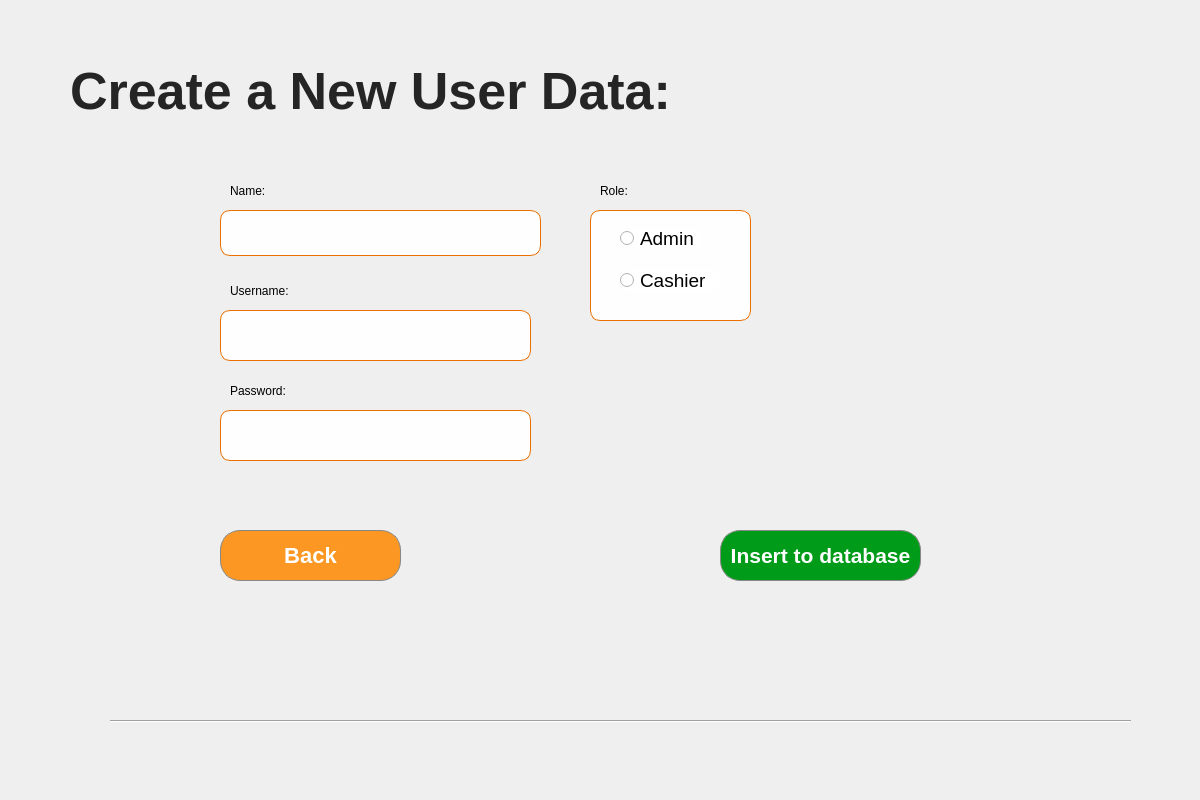
<?xml version="1.0" encoding="UTF-8"?>
<ui version="4.0">
 <class>Dialog</class>
 <widget class="QDialog" name="Dialog">
  <property name="geometry">
   <rect>
    <x>0</x>
    <y>0</y>
    <width>1200</width>
    <height>800</height>
   </rect>
  </property>
  <property name="windowTitle">
   <string>Dialog</string>
  </property>
  <widget class="QWidget" name="bgwidget" native="true">
   <property name="geometry">
    <rect>
     <x>0</x>
     <y>0</y>
     <width>1200</width>
     <height>800</height>
    </rect>
   </property>
   <property name="layoutDirection">
    <enum>Qt::LeftToRight</enum>
   </property>
   <property name="styleSheet">
    <string notr="true"/>
   </property>
   <widget class="QLabel" name="label">
    <property name="geometry">
     <rect>
      <x>70</x>
      <y>30</y>
      <width>711</width>
      <height>121</height>
     </rect>
    </property>
    <property name="layoutDirection">
     <enum>Qt::LeftToRight</enum>
    </property>
    <property name="styleSheet">
     <string notr="true">font-family:&quot;Inter&quot;;
font-size:52px;
font-weight:500;
color: rgba(0, 0,0, 215);</string>
    </property>
    <property name="text">
     <string>Create a New User Data:</string>
    </property>
    <property name="wordWrap">
     <bool>true</bool>
    </property>
   </widget>
   <widget class="QLabel" name="error">
    <property name="geometry">
     <rect>
      <x>220</x>
      <y>470</y>
      <width>501</width>
      <height>31</height>
     </rect>
    </property>
    <property name="styleSheet">
     <string notr="true">font: 11pt &quot;MS Shell Dlg 2&quot;;
color: rgb(255, 0, 0);</string>
    </property>
    <property name="text">
     <string/>
    </property>
   </widget>
   <widget class="QPushButton" name="backbtn">
    <property name="geometry">
     <rect>
      <x>220</x>
      <y>530</y>
      <width>181</width>
      <height>51</height>
     </rect>
    </property>
    <property name="styleSheet">
     <string notr="true">QPushButton{
	color: #FFFFFF;
    background-color: #FB9722;
    border: 1px solid #888888;
    border-radius: 20px;
	font-family: 'Inter';
    font-size: 22px;
    font-weight: 500;
}
QPushButton:hover {
	background-color: rgb(255, 167, 25);
}

QPushButton:pressed {
 	background-color: #FB9722;
}</string>
    </property>
    <property name="text">
     <string>Back</string>
    </property>
   </widget>
   <widget class="QPushButton" name="insertbtn">
    <property name="geometry">
     <rect>
      <x>720</x>
      <y>530</y>
      <width>201</width>
      <height>51</height>
     </rect>
    </property>
    <property name="styleSheet">
     <string notr="true">QPushButton{
	color: #FFFFFF;
    background-color: #009B19;
    border: 1px solid #888888;
    border-radius: 20px;
	font-family: 'Roboto';
    font-size: 21px;
    font-weight: 500;
}
QPushButton:hover {
	background-color: rgb(255, 167, 25);
}

QPushButton:pressed {
 	background-color: #FB9722;
}</string>
    </property>
    <property name="text">
     <string>Insert to database</string>
    </property>
   </widget>
   <widget class="QLineEdit" name="usernamefield">
    <property name="geometry">
     <rect>
      <x>220</x>
      <y>310</y>
      <width>311</width>
      <height>51</height>
     </rect>
    </property>
    <property name="styleSheet">
     <string notr="true">QLineEdit{
	padding-left: 25px;
    border-radius: 10px;
    border: 1px solid rgb(234, 112, 0);  
    background-color: rgba(255, 255, 255, 240);
    font-family: 'Roboto';
	font-size: 17px;
	font-weight: 400;
}

</string>
    </property>
   </widget>
   <widget class="QLineEdit" name="passwordfield">
    <property name="geometry">
     <rect>
      <x>220</x>
      <y>410</y>
      <width>311</width>
      <height>51</height>
     </rect>
    </property>
    <property name="styleSheet">
     <string notr="true">QLineEdit{
	padding-left: 25px;
    border-radius: 10px;
    border: 1px solid rgb(234, 112, 0);  
    background-color: rgba(255, 255, 255, 240);
    font-family: 'Roboto';
	font-size: 17px;
	font-weight: 400;
}

</string>
    </property>
    <property name="echoMode">
     <enum>QLineEdit::Password</enum>
    </property>
   </widget>
   <widget class="QLabel" name="label_3">
    <property name="geometry">
     <rect>
      <x>230</x>
      <y>180</y>
      <width>91</width>
      <height>21</height>
     </rect>
    </property>
    <property name="styleSheet">
     <string notr="true">font: 12pt &quot;MS Shell Dlg 2&quot;;</string>
    </property>
    <property name="text">
     <string>Name:</string>
    </property>
   </widget>
   <widget class="QLabel" name="label_4">
    <property name="geometry">
     <rect>
      <x>230</x>
      <y>280</y>
      <width>91</width>
      <height>21</height>
     </rect>
    </property>
    <property name="styleSheet">
     <string notr="true">font: 12pt &quot;MS Shell Dlg 2&quot;;</string>
    </property>
    <property name="text">
     <string>Username:</string>
    </property>
   </widget>
   <widget class="QLabel" name="label_5">
    <property name="geometry">
     <rect>
      <x>230</x>
      <y>380</y>
      <width>91</width>
      <height>21</height>
     </rect>
    </property>
    <property name="styleSheet">
     <string notr="true">font: 12pt &quot;MS Shell Dlg 2&quot;;</string>
    </property>
    <property name="text">
     <string>Password:</string>
    </property>
   </widget>
   <widget class="QGroupBox" name="groupBox">
    <property name="geometry">
     <rect>
      <x>590</x>
      <y>210</y>
      <width>161</width>
      <height>111</height>
     </rect>
    </property>
    <property name="styleSheet">
     <string notr="true">border-radius: 10px;
border: 1px solid rgb(234, 112, 0);  
background-color: rgba(255, 255, 255, 240);
font-family: 'Roboto';
font-size: 17px;
font-weight: 400;

</string>
    </property>
    <property name="title">
     <string/>
    </property>
    <widget class="QRadioButton" name="adminbtn">
     <property name="geometry">
      <rect>
       <x>30</x>
       <y>20</y>
       <width>82</width>
       <height>17</height>
      </rect>
     </property>
     <property name="styleSheet">
      <string notr="true">font-family:&quot;Roboto&quot;;
font-size:19px;
font-weight: 400;
border:none;</string>
     </property>
     <property name="text">
      <string>Admin</string>
     </property>
    </widget>
    <widget class="QRadioButton" name="cashierbtn">
     <property name="geometry">
      <rect>
       <x>30</x>
       <y>60</y>
       <width>101</width>
       <height>21</height>
      </rect>
     </property>
     <property name="styleSheet">
      <string notr="true">font-family:&quot;Roboto&quot;;
font-size:19px;
font-weight: 400;
border:none;</string>
     </property>
     <property name="text">
      <string>Cashier</string>
     </property>
    </widget>
   </widget>
   <widget class="QLabel" name="label_7">
    <property name="geometry">
     <rect>
      <x>600</x>
      <y>180</y>
      <width>81</width>
      <height>21</height>
     </rect>
    </property>
    <property name="styleSheet">
     <string notr="true">font: 12pt &quot;MS Shell Dlg 2&quot;;</string>
    </property>
    <property name="text">
     <string>Role:</string>
    </property>
   </widget>
   <widget class="QLineEdit" name="namefield">
    <property name="geometry">
     <rect>
      <x>220</x>
      <y>210</y>
      <width>321</width>
      <height>46</height>
     </rect>
    </property>
    <property name="styleSheet">
     <string notr="true">QLineEdit{
	padding-left: 25px;
    border-radius: 10px;
    border: 1px solid rgb(234, 112, 0);  
    background-color: rgba(255, 255, 255, 240);
    font-family: 'Roboto';
	font-size: 17px;
	font-weight: 400;
}
</string>
    </property>
    <property name="placeholderText">
     <string/>
    </property>
    <property name="cursorMoveStyle">
     <enum>Qt::LogicalMoveStyle</enum>
    </property>
    <property name="clearButtonEnabled">
     <bool>true</bool>
    </property>
   </widget>
   <widget class="Line" name="navline">
    <property name="geometry">
     <rect>
      <x>110</x>
      <y>720</y>
      <width>1021</width>
      <height>3</height>
     </rect>
    </property>
    <property name="styleSheet">
     <string notr="true">Line#navline{
border:  1 solid #FF8A00;
background-color: rgb(255, 138, 0);
}
</string>
    </property>
    <property name="orientation">
     <enum>Qt::Horizontal</enum>
    </property>
   </widget>
  </widget>
 </widget>
 <resources/>
 <connections/>
</ui>
